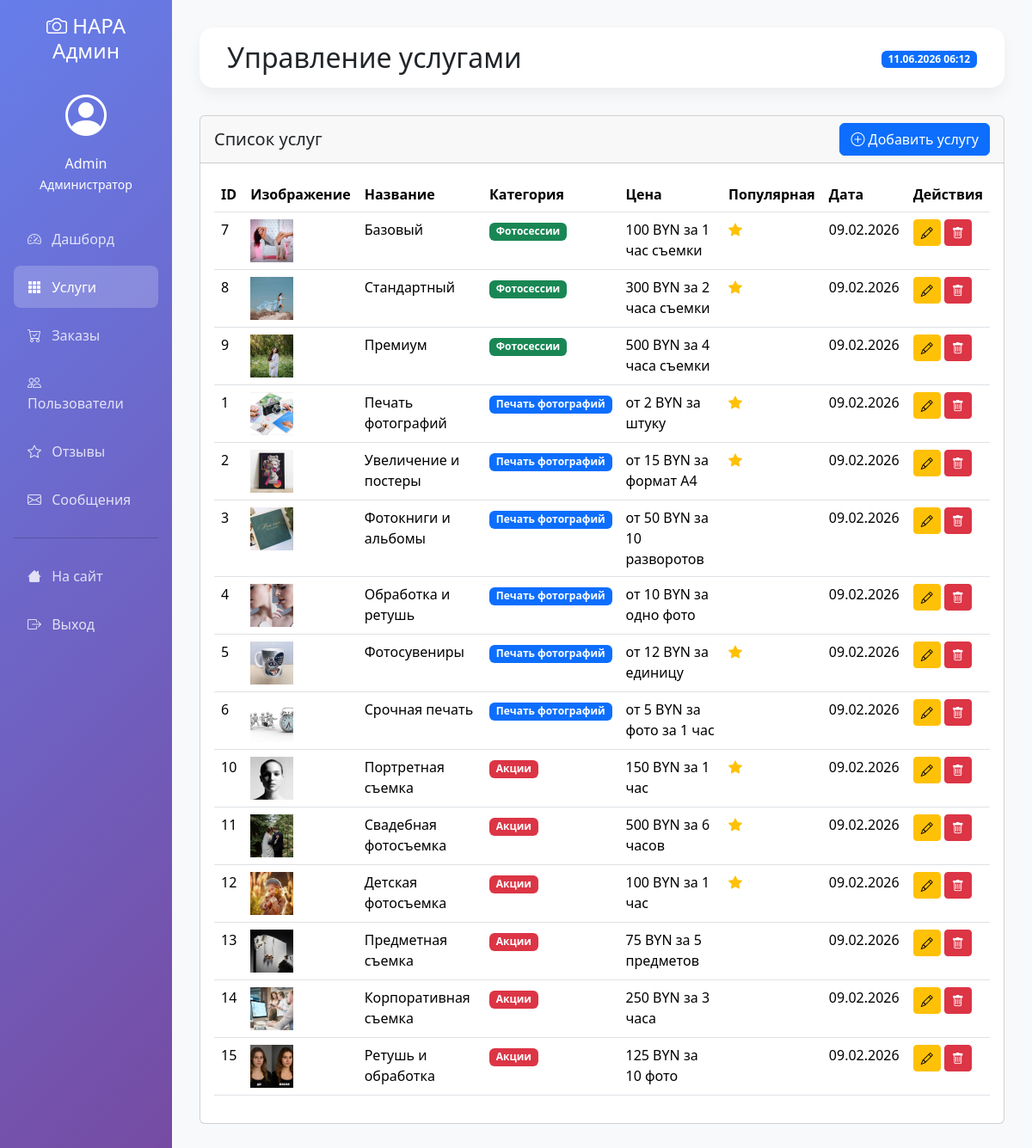
Before: /admin/services (signed in) with the older database file.
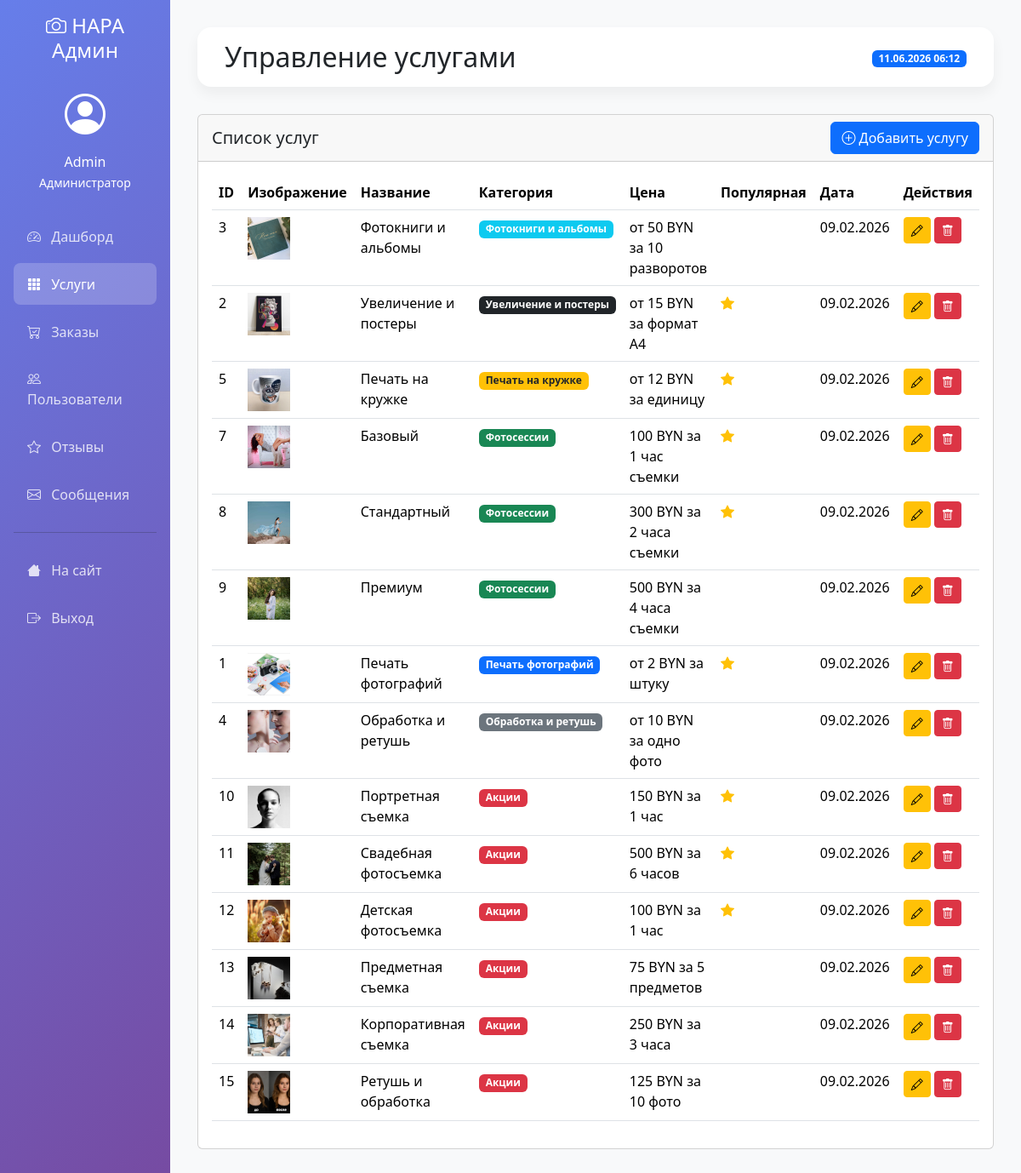
After: the same page with the newer database file.
### models.py (models this page shows, shortened)
class User(UserMixin, db.Model):
    __tablename__ = 'users'
    id = db.Column(db.Integer, primary_key=True)
    username = db.Column(db.String(64))
    email = db.Column(db.String(120), unique=True, nullable=False)
    password_hash = db.Column(db.String(256))
    first_name = db.Column(db.String(64))
    last_name = db.Column(db.String(64))
    phone = db.Column(db.String(20))
    created_at = db.Column(db.DateTime, default=datetime.now)
    is_active = db.Column(db.Boolean, default=True)
    is_admin = db.Column(db.Boolean, default=False)
    loyalty_points = db.Column(db.Integer, default=0)
    total_spent = db.Column(db.Float, default=0.0)
    loyalty_level = db.Column(db.String(20), default='regular')  # regular, silver, gold

class Service(db.Model):
    __tablename__ = 'services'
    id = db.Column(db.Integer, primary_key=True)
    title = db.Column(db.String(100), nullable=False)
    category = db.Column(db.String(50), nullable=False)  # 'printing', 'photo_session', 'special_offers'
    subcategory = db.Column(db.String(50))  # Для дополнительной фильтрации
    price_from = db.Column(db.String(20))
    price_period = db.Column(db.String(50))
    image_url = db.Column(db.String(200))
    features = db.Column(db.Text)
    description = db.Column(db.Text)
    order_button_text = db.Column(db.String(50), default="Заказать")
    is_popular = db.Column(db.Boolean, default=False)
    price_value = db.Column(db.Float)  # Для сортировки по цене
    created_at = db.Column(db.DateTime, default=datetime.now)

### admin.py (the view)
@admin_bp.route('/services')
@login_required
@admin_required
def services():
    services = Service.query.order_by(Service.category, Service.created_at.desc()).all()
    return render_template('admin/services.html', services=services)

### admin.py (called while the page is built)
def admin_required(f):
    @wraps(f)
    def decorated_function(*args, **kwargs):
        if not current_user.is_authenticated or not current_user.is_admin:
            flash('Доступ запрещен. Требуются права администратора.', 'danger')
            return redirect(url_for('index'))
        return f(*args, **kwargs)
    return decorated_function

### app.py (called while the page is built)
@login_manager.user_loader
def load_user(user_id):
    return User.query.get(int(user_id))

@app.context_processor
def utility_processor():
    return {'datetime': datetime}

### templates/admin/services.html (shortened to what this page needs)
{% extends "admin/base_admin.html" %}
{% block header %}Управление услугами{% endblock %}
{% block content %}
<div class="card">
    <div class="card-header d-flex justify-content-between align-items-center">
        <h5 class="mb-0">Список услуг</h5>
        <a href="{{ url_for('admin.add_service') }}" class="btn btn-primary">
            <i class="bi bi-plus-circle"></i> Добавить услугу
        </a>
    </div>
    <div class="card-body">
        <div class="table-responsive">
            <table class="table table-hover">
                <thead>
                    <tr>
                        <th>ID</th>
                        <th>Изображение</th>
                        <th>Название</th>
                        <th>Категория</th>
                        <th>Цена</th>
                        <th>Популярная</th>
                        <th>Дата</th>
                        <th>Действия</th>
                    </tr>
                </thead>
                <tbody>
                    {% for service in services %}
                    <tr>
                        <td>{{ service.id }}</td>
                        <td>
                            {% if service.image_url %}
                            <img src="{{ url_for('static', filename=service.image_url) }}"
                                 alt="{{ service.title }}" style="width: 50px; height: 50px; object-fit: cover;">
                            {% else %}
                            <span class="text-muted">Нет фото</span>
                            {% endif %}
                        </td>
                        <td>{{ service.title }}</td>
                        <td>
                          {% if service.category == 'printing' %}
                            <span class="badge bg-primary">Печать фотографий</span>
                        {% elif service.category == 'photo_session' %}
                            <span class="badge bg-success">Фотосессии</span>
                        {% elif service.category == 'special_offers' %}
                            <span class="badge bg-danger">Акции</span>
                        {% elif service.category == 'mug_printing' %}
                            <span class="badge bg-warning text-dark">Печать на кружке</span>
                        {% elif service.category == 'album' %}
                            <span class="badge bg-info">Фотокниги и альбомы</span>
                        {% elif service.category == 'retouch' %}
                            <span class="badge bg-secondary">Обработка и ретушь</span>
                        {% elif service.category == 'large_format' %}
                            <span class="badge bg-dark">Увеличение и постеры</span>
                        {% else %}
                            <span class="badge bg-light text-dark">Услуга</span>
                        {% endif %}
                        </td>
                        <td>{{ service.price_from }} {{ service.price_period }}</td>
                        <td>
                            {% if service.is_popular %}
                            <i class="bi bi-star-fill text-warning"></i>
                            {% endif %}
                        </td>
                        <td>{{ service.created_at.strftime('%d.%m.%Y') }}</td>
                        <td>
                            <a href="{{ url_for('admin.edit_service', service_id=service.id) }}"
                               class="btn btn-sm btn-warning">
                                <i class="bi bi-pencil"></i>
                            </a>
                            <form action="{{ url_for('admin.delete_service', service_id=service.id) }}"
                                  method="POST" style="display: inline;">
                                <button type="submit" class="btn btn-sm btn-danger"
                                        onclick="return confirm('Вы уверены, что хотите удалить эту услугу?')">
                                    <i class="bi bi-trash"></i>
                                </button>
                            </form>
                        </td>
                    </tr>
                    {% endfor %}
                </tbody>
            </table>
        </div>
    </div>
</div>
{% endblock %}

### templates/admin/base_admin.html (shortened to what this page needs)
<!doctype html>
<html lang="ru">
<head>
    <link rel="stylesheet" href="{{ url_for('static', filename='css/bootstrap.min.css') }}">
    <link rel="stylesheet" href="{{ url_for('static', filename='css/bootstrap-icons.css') }}">
</head>
<body>
    <div class="container-fluid">
        <div class="row">
            <div class="col-md-3 col-lg-2 px-0">
                <div class="sidebar p-3">
                    <h4 class="text-white text-center mb-4">
                        <i class="bi bi-camera"></i> НАРА Админ
                    </h4>
                    <div class="text-white text-center mb-4">
                        <i class="bi bi-person-circle" style="font-size: 3rem;"></i>
                        <p class="mt-2 mb-0">{{ current_user.first_name or current_user.username }}</p>
                        <small>Администратор</small>
                    </div>
                    <nav class="nav flex-column">
                        <a class="nav-link {% if request.endpoint == 'admin.dashboard' %}active{% endif %}"
                           href="{{ url_for('admin.dashboard') }}">
                            <i class="bi bi-speedometer2"></i> Дашборд
                        </a>
                        <a class="nav-link {% if request.endpoint == 'admin.services' %}active{% endif %}"
                           href="{{ url_for('admin.services') }}">
                            <i class="bi bi-grid-3x3-gap-fill"></i> Услуги
                        </a>
                        <a class="nav-link {% if request.endpoint == 'admin.orders' %}active{% endif %}"
                           href="{{ url_for('admin.orders') }}">
                            <i class="bi bi-cart-check"></i> Заказы
                        </a>
                        <a class="nav-link {% if request.endpoint == 'admin.users' %}active{% endif %}"
                           href="{{ url_for('admin.users') }}">
                            <i class="bi bi-people"></i> Пользователи
                        </a>
                        <a class="nav-link {% if request.endpoint == 'admin.reviews' %}active{% endif %}"
                           href="{{ url_for('admin.reviews') }}">
                            <i class="bi bi-star"></i> Отзывы
                        </a>
                        <a class="nav-link {% if request.endpoint == 'admin.messages' %}active{% endif %}"
                           href="{{ url_for('admin.messages') }}">
                            <i class="bi bi-envelope"></i> Сообщения
                        </a>
                        <hr class="bg-white">
                        <a class="nav-link" href="{{ url_for('index') }}">
                            <i class="bi bi-house"></i> На сайт
                        </a>
                        <a class="nav-link" href="{{ url_for('logout') }}">
                            <i class="bi bi-box-arrow-right"></i> Выход
                        </a>
                    </nav>
                </div>
            </div>
            <div class="col-md-9 col-lg-10 px-0">
                <div class="content-wrapper">
                    <div class="admin-header d-flex justify-content-between align-items-center">
                        <h2 class="mb-0">{% block header %}{% endblock %}</h2>
                        <div>
                            <span class="badge bg-primary">{{ datetime.now().strftime('%d.%m.%Y %H:%M') }}</span>
                        </div>
                    </div>
                    {% block content %}{% endblock %}
                </div>
            </div>
        </div>
    </div>
</body>
</html>

### templates/admin/base_admin.html (style rules this page uses)
.sidebar { min-height: 100%; background: linear-gradient(135deg, #667eea 0%, #764ba2 100%); }
.sidebar .nav-link { color: rgba(255,255,255,.8); padding: 0.8rem 1rem; margin: 0.2rem 0; border-radius: 0.5rem; }
.sidebar .nav-link.active { color: white; background: rgba(255,255,255,.2); }
.sidebar .nav-link i { margin-right: 0.5rem; }
.content-wrapper { padding: 2rem; background: #f8f9fa; min-height: 100vh; }
.admin-header { background: white; padding: 1rem 2rem; border-radius: 1rem; margin-bottom: 2rem; box-shadow: 0 0.5rem 1rem rgba(0,0,0,.05); }

Changed rows visible on the page:
removed Service: id "6", image_url (picture), title "Срочная печать", category "Печать фотографий", price_from "от 5 BYN", price_period "за фото за 1 час", created_at "09.02.2026"
changed Service "Фотокниги и альбомы": category "Печать фотографий" → "Фотокниги и альбомы"; moves up the list
changed Service "Увеличение и постеры": category "Печать фотографий" → "Увеличение и постеры"; moves up the list
changed Service "от 12 BYN": title "Фотосувениры" → "Печать на кружке"; category "Печать фотографий" → "Печать на кружке"; moves up the list
changed Service "Обработка и ретушь": category "Печать фотографий" → "Обработка и ретушь"
